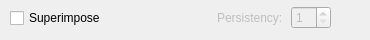
    <widget class="QWidget" name="page">
     <widget class="QWidget" name="gridLayoutWidget_2">
      <property name="geometry">
       <rect>
        <x>5</x>
        <y>5</y>
        <width>107</width>
        <height>26</height>
       </rect>
      </property>
      <layout class="QGridLayout" name="gridLayout_2">
       <item row="0" column="0">
        <widget class="QCheckBox" name="chkSuperimpose">
         <property name="sizePolicy">
          <sizepolicy hsizetype="Fixed" vsizetype="Fixed">
           <horstretch>0</horstretch>
           <verstretch>0</verstretch>
          </sizepolicy>
         </property>
         <property name="text">
          <string>Superimpose</string>
         </property>
         <property name="tristate">
          <bool>false</bool>
         </property>
        </widget>
       </item>
      </layout>
     </widget>
     <widget class="QWidget" name="horizontalLayoutWidget_2">
      <property name="geometry">
       <rect>
        <x>210</x>
        <y>5</y>
        <width>128</width>
        <height>26</height>
       </rect>
      </property>
      <layout class="QHBoxLayout" name="horizontalLayout">
       <property name="spacing">
        <number>1</number>
       </property>
       <item>
        <widget class="QLabel" name="lblPersistency">
         <property name="enabled">
          <bool>false</bool>
         </property>
         <property name="sizePolicy">
          <sizepolicy hsizetype="Fixed" vsizetype="Preferred">
           <horstretch>0</horstretch>
           <verstretch>0</verstretch>
          </sizepolicy>
         </property>
         <property name="text">
          <string>Persistency:</string>
         </property>
        </widget>
       </item>
       <item>
        <widget class="QSpinBox" name="spinPersistency">
         <property name="enabled">
          <bool>false</bool>
         </property>
         <property name="sizePolicy">
          <sizepolicy hsizetype="Minimum" vsizetype="Maximum">
           <horstretch>0</horstretch>
           <verstretch>0</verstretch>
          </sizepolicy>
         </property>
         <property name="maximumSize">
          <size>
           <width>40</width>
           <height>16777215</height>
          </size>
         </property>
         <property name="alignment">
          <set>Qt::AlignLeading|Qt::AlignLeft|Qt::AlignVCenter</set>
         </property>
         <property name="minimum">
          <number>1</number>
         </property>
         <property name="maximum">
          <number>10</number>
         </property>
         <property name="value">
          <number>1</number>
         </property>
        </widget>
       </item>
      </layout>
     </widget>
     <widget class="QPushButton" name="btnRight">
      <property name="geometry">
       <rect>
        <x>345</x>
        <y>0</y>
        <width>16</width>
        <height>16</height>
       </rect>
      </property>
      <property name="sizePolicy">
       <sizepolicy hsizetype="Fixed" vsizetype="Fixed">
        <horstretch>0</horstretch>
        <verstretch>0</verstretch>
       </sizepolicy>
      </property>
      <property name="focusPolicy">
       <enum>Qt::NoFocus</enum>
      </property>
      <property name="text">
       <string/>
      </property>
      <property name="icon">
       <iconset resource="../include/icons.qrc">
        <normaloff>:/icons/images/rightArrow.png</normaloff>:/icons/images/rightArrow.png</iconset>
      </property>
      <property name="iconSize">
       <size>
        <width>16</width>
        <height>16</height>
       </size>
      </property>
      <property name="flat">
       <bool>true</bool>
      </property>
     </widget>
    </widget>
